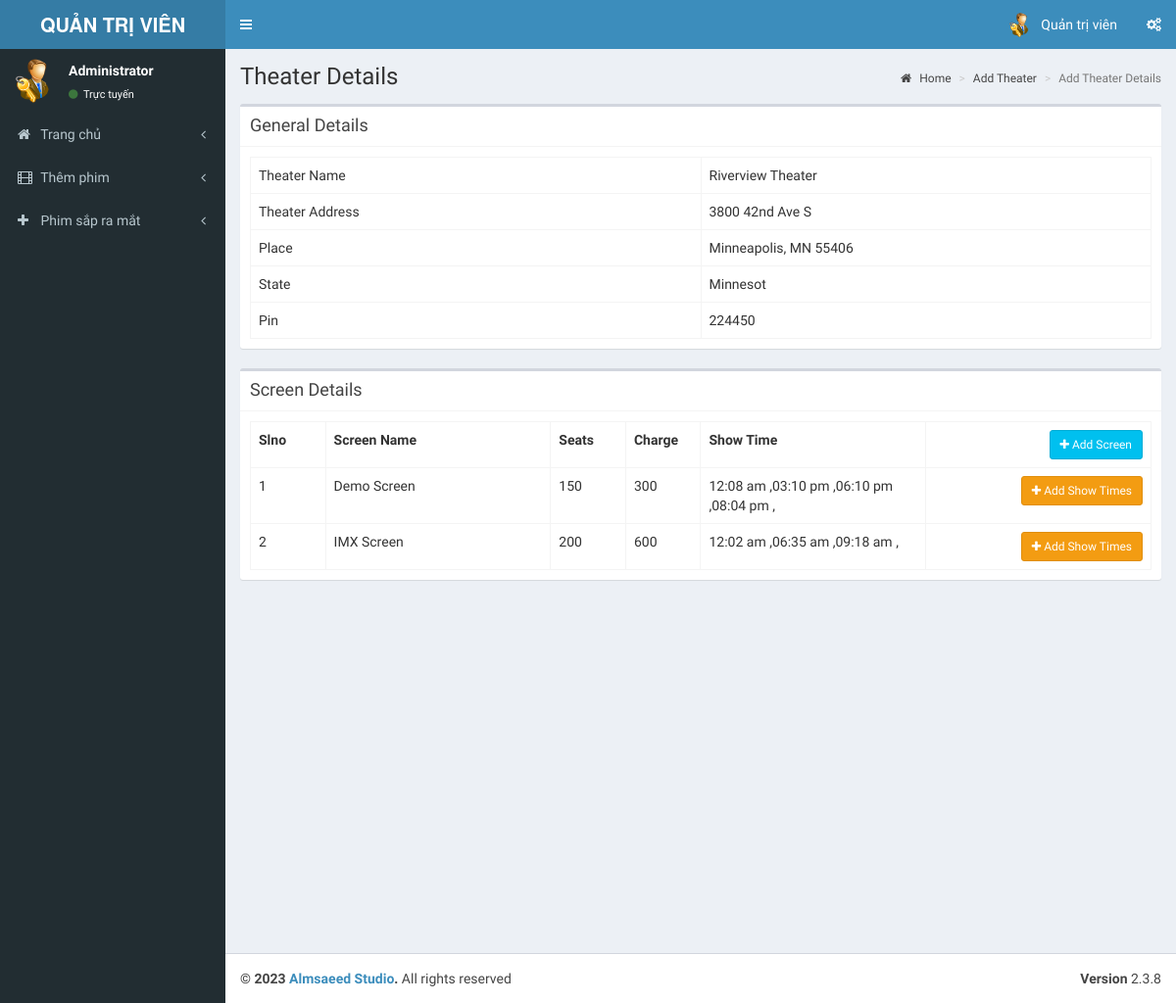
/admin/pages/add_theatre_2.1.php?id=6 (signed in), run on an earlier commit of the app's database.
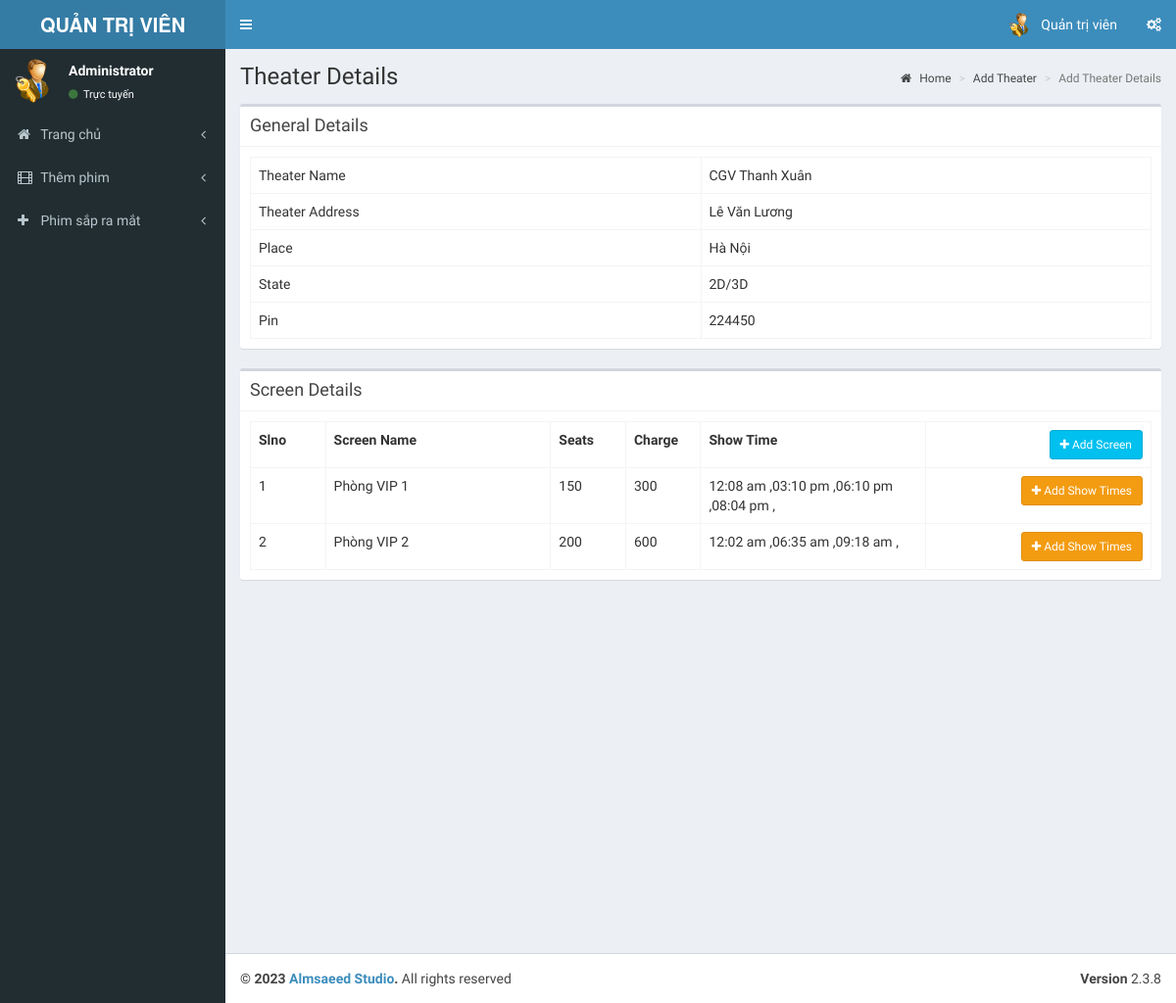
And on a later commit of the database.
### tables this page shows
CREATE TABLE `tbl_theatre` (
  `id` int(11) NOT NULL,
  `name` varchar(100) NOT NULL,
  `address` varchar(100) NOT NULL,
  `place` varchar(100) NOT NULL,
  `state` varchar(50) NOT NULL,
  `pin` int(11) NOT NULL
);

CREATE TABLE `tbl_screens` (
  `screen_id` int(11) NOT NULL,
  `t_id` int(11) NOT NULL COMMENT 'theatre id',
  `screen_name` varchar(110) NOT NULL,
  `seats` int(11) NOT NULL COMMENT 'number of seats',
  `charge` int(11) NOT NULL
);

### admin/pages/add_theatre_2.1.php (the view, shortened to what this page needs)
<?php
include('header.php');
?>
  <div class="content-wrapper">
    <section class="content-header">
      <h1>
        Theater Details
      </h1>
      <ol class="breadcrumb">
        <li><a href="index.php"><i class="fa fa-home"></i> Home</a></li>
        <li><a href="add_theater.php">Add Theater</a></li>
        <li class="active">Add Theater Details</li>
      </ol>
    </section>
    <section class="content">
      <div class="box">
         <div class="box-header with-border">
              <h3 class="box-title">General Details</h3>
            </div>
        <div class="box-body">
          <?php
            $th=mysqli_query($con,"select * from tbl_theatre where id='".$_GET['id']."'");
            $theatre=mysqli_fetch_array($th);
          ?>
            <table class="table table-bordered table-hover">
                <tr>
                    <td class="col-md-6">Theater Name</td>
                    <td  class="col-md-6"><?php echo $theatre['name'];?></td>
                </tr>
                <tr>
                    <td>Theater Address</td>
                    <td><?php echo $theatre['address'];?></td>
                </tr>
                <tr>
                    <td>Place</td>
                    <td><?php echo $theatre['place'];?></td>
                </tr>
                <tr>
                    <td>State</td>
                    <td><?php echo $theatre['state'];?></td>
                </tr>
                <tr>
                    <td>Pin</td>
                    <td><?php echo $theatre['pin'];?></td>
                </tr>
            </table>
        </div>
      </div>
         <div class="box">
         <div class="box-header with-border">
              <h3 class="box-title">Screen Details</h3>
            </div>
        <div class="box-body" id="screendtls">
          <?php
            $sr=mysqli_query($con,"select * from tbl_screens where t_id='".$_GET['id']."'");
            if(mysqli_num_rows($sr))
            {
          ?>
            <table class="table table-bordered table-hover">
              <th class="col-md-1">Slno</th>
              <th class="col-md-3">Screen Name</th>
              <th class="col-md-1">Seats</th>
              <th class="col-md-1">Charge</th>
              <th class="col-md-3">Show Time</th>
              <th class="text-right col-md-3"><button data-toggle="modal" data-target="#view-modal" id="getUser" class="btn btn-sm btn-info"><i class="fa fa-plus"></i> Add Screen</button></th>
                <?php
                $sl=1;
                while($screen=mysqli_fetch_array($sr))
                {
                  ?>
                  <tr>
                    <td><?php echo $sl;?></td>
                    <td><?php echo $screen['screen_name'];?></td>
                    <td><?php echo $screen['seats'];?></td>
                    <td><?php echo $screen['charge'];?></td>
                    <?php
                      $st=mysqli_query($con,"select * from tbl_show_time where screen_id='".$screen['screen_id']."'");
                    ?>
                    <td><?php if(mysqli_num_rows($st)) { while($stm=mysqli_fetch_array($st))
                    { echo date('h:i a',strtotime($stm['start_time']))." ,";}}
                    else
                    {echo "No Show Time Added";}
                    ?></td>
                    <td class="text-right"><button data-toggle="modal" data-id="<?php echo $screen['screen_id'];?>" data-target="#view-modal2" id="getUser2" class="btn btn-sm btn-warning"><i class="fa fa-plus"></i> Add Show Times</button></td>
                  </tr>
                  <?php
                  $sl++;
                }
                ?>
            </table>
            <?php
            }
            else
            {
              ?>
              <button data-toggle="modal" data-target="#view-modal" id="getUser" class="btn btn-sm btn-info"><i class="fa fa-plus"></i> Add Screen</button>
              <?php
            }
            ?>
        </div>
      </div>
    </section>
  </div>
  <?php
include('footer.php');
?>

What changed in the data, as far as the page shows it:
changed tbl_theatre: name "Riverview Theater" → "CGV Thanh Xuân"; address "3800 42nd Ave S" → "Lê Văn Lương"; place "Minneapolis, MN 55406" → "Hà Nội"; state "Minnesot" → "2D/3D"
changed tbl_screens: screen_name "Demo Screen" → "Phòng VIP 1"
changed tbl_screens: screen_name "IMX Screen" → "Phòng VIP 2"
